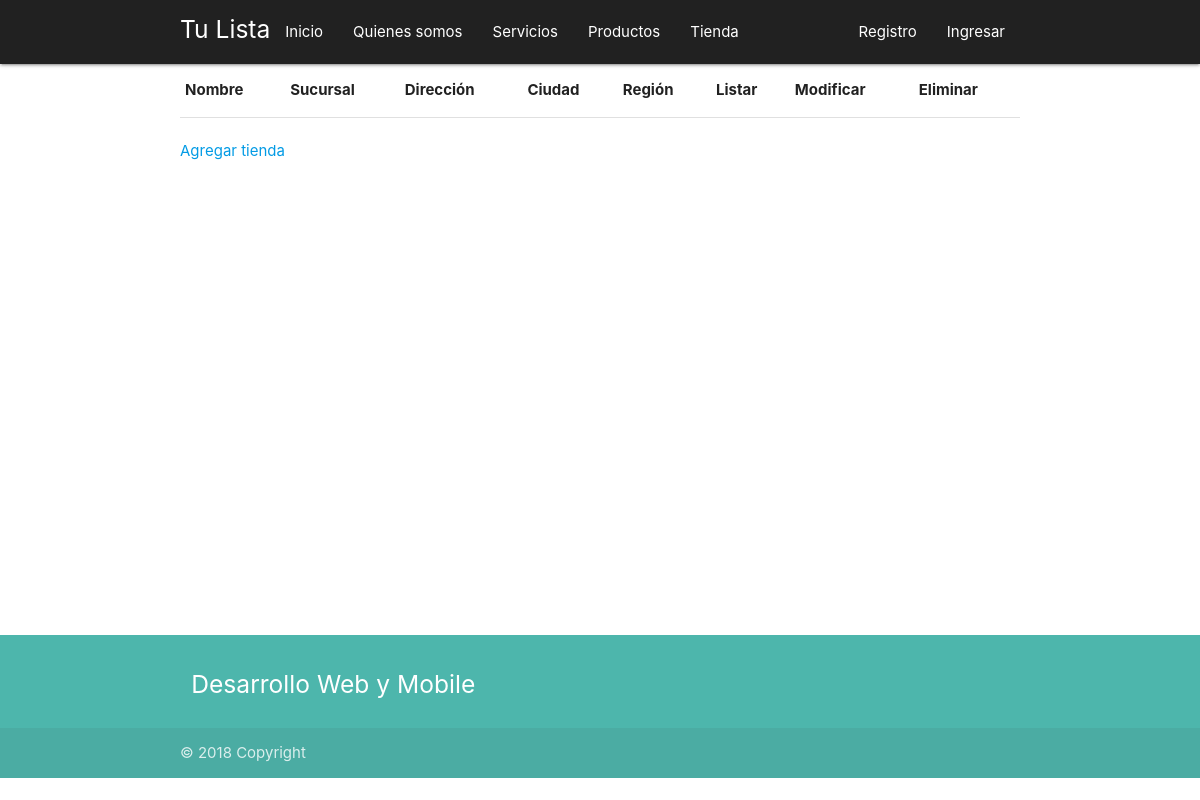
Before: /list_tienda with the older database file.
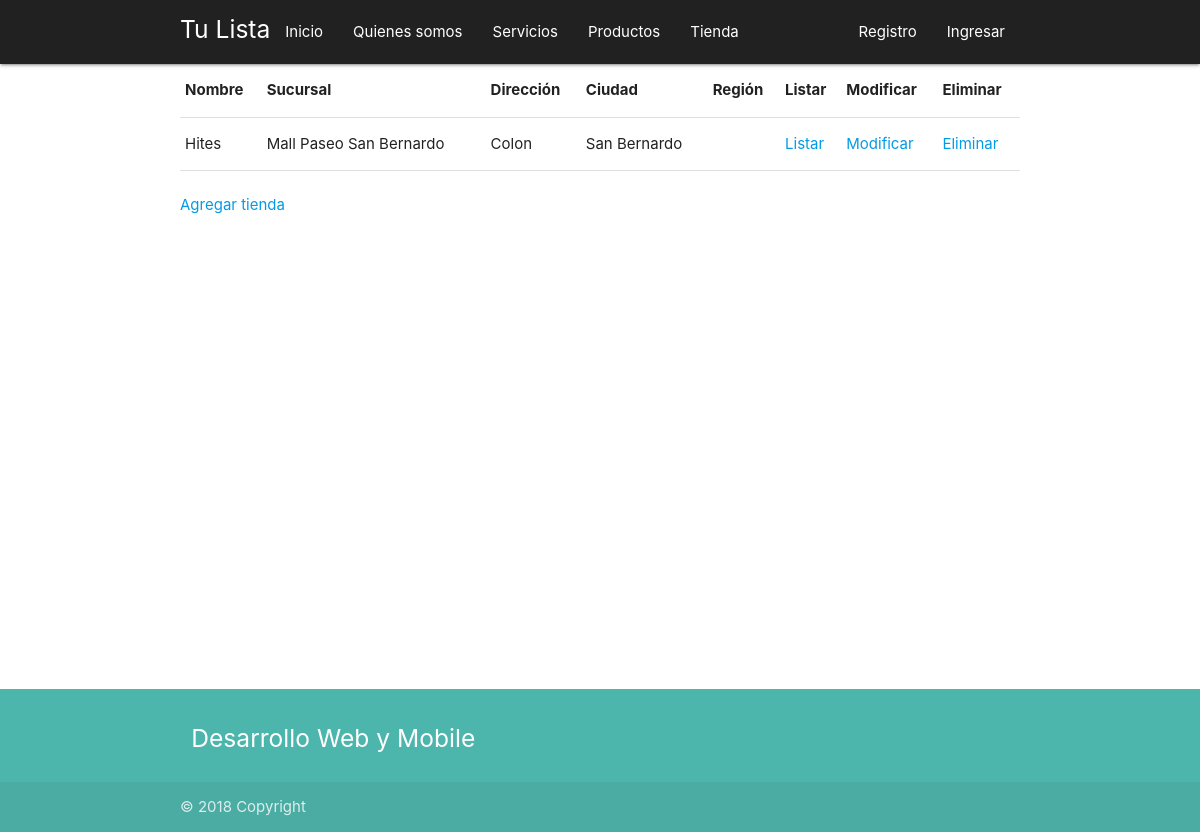
After: the same page with the newer database file.
### compras/models.py (models this page shows)
class Tienda(models.Model):
    nombre = models.CharField(max_length=80)
    sucursal = models.CharField(max_length=80)
    direccion = models.CharField(max_length=80)
    ciudad = models.ForeignKey(Ciudad, on_delete=models.CASCADE,blank=True)

class Ciudad(models.Model):
    nombre = models.CharField(max_length=20)
    region = models.ForeignKey(Region, on_delete=models.CASCADE,blank=True)
    def __str__(self):
        return self.nombre

### compras/views.py (the view)
# urls.py: path('list_tienda', views.TiendaList.as_view(), name='tienda_list'),
class TiendaList(ListView):
    model = Tienda

### compras/templates/compras/tienda_list.html (shortened to what this page needs)
{% extends 'compras/base.html'%}
{% block content %}
<div class="container">
    <table border="1">
    <thead>
        <tr>
        <th>Nombre</th>
        <th>Sucursal</th>
        <th>Dirección</th>
        <th>Ciudad</th>
        <th>Región</th>
        <th>Listar</th>
        <th>Modificar</th>
        <th>Eliminar</th>
        </tr>
    </thead>
    <body>
        {% for tienda in object_list %}
        <tr>
        <td>{{ tienda.nombre }}</td>
        <td>{{ tienda.sucursal }}</td>
        <td>{{ tienda.direccion }}</td>
        <td>{{ tienda.ciudad }}</td>
        <td>{{ tienda.region }}</td>
        <td><a href="{% url "tienda_view" tienda.id %}">Listar</a></td>
        <td><a href="{% url "tienda_edit" tienda.id %}">Modificar</a></td>
        <td><a href="{% url "tienda_delete" tienda.id %}">Eliminar</a></td>
        </tr>
        {% endfor %}
    </table>
    </body>
    <br>
    <a href="{% url "tienda_new" %}">Agregar tienda</a>
    <br>
    <br>
    <br>
    <br>
    <br>
    <br>
    <br>
    <br>
    <br>
    <br>
    <br>
    <br>
    <br>
    <br>
    <br>
    <br>
    <br>
    <br>
    <br>
    <br>
    <br>
    <br>
{% endblock %}

Changed rows visible on the page:
added Tienda: nombre "Hites", sucursal "Mall Paseo San Bernardo", direccion "Colon", ciudad "San Bernardo"
